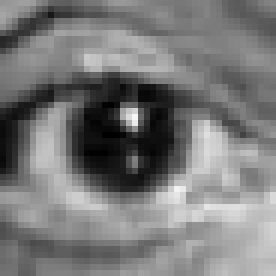
#> input picture images/eye.png, 46 x 46 px (shown 6 times larger); the run also reads 1 picture not shown here
$ jupyter execute --allow-errors p4.ipynb   (shell and % lines are left out)
#> lines starting #> are read from the running program, lines starting #| are printed output that depends on the picture; after the words box and inside, x2 and y2 are one past the last pixel; in counts of white or black regions, pixels touching at a corner belong together
==============================================================================================
## Practicum 4: Descriptors extraction for object detection, based on template matching, ORB, and HOG
==============================================================================================

In this laboratory we will treat the following main topics:

1) Template matching
    - Normalized Cross-correlation
    - Application to object (eye) detection

2) Image Descriptors: "Sliding window" and HOG image descriptor
   - Application to object (car) detection

3) Image matching (recognition by correspondance) based on feature extraction (ORB)
    - Application to object (logo) detection

In order to complete this practicum, the following concepts need to be understood: template matching, feature localization (Harris, Censure), feature descriptor (HOG,ORB, Sift) methods.

All code should be commented in English. Answers of the questions and comments on the exercises should be given in English too.

It is highly recommendable to structure the code in functions in order to reuse code for different tests and images and make it shorter and more readable. Specially the visualization commands should be encapsulated in separate functions.

## 4.1 Template matching

4.1.1 Given the image 'einstein.png' and the template 'eye.png', detect the location of the template in the image comparing the use of:
- euclidean distance (hint: norm() in numpy.linalg).
- normalized cross-correlation (hint: match_template() of skimage.feature).

Hint: you can take as an example, the template matching on the [coin exercise](http://scikit-image.org/docs/dev/auto_examples/features_detection/plot_template.html#sphx-glr-auto-examples-features-detection-plot-template-py) in skimage.
Don't forget to normalize the images (having pixel values between [0,1]) before comparing them.

[cell 1]
from skimage import io
from matplotlib import pyplot as plt
import numpy as np

plt.subplot(1,2,1)
eye=io.imread('./images/eye.png')
#> eye is the input picture: shape (46, 46, 4); mean R, G, B, A 121.1, 121.1, 121.1, 255
plt.imshow(eye)

plt.subplot(1,2,2)
einstein=io.imread('./images/einstein.png')
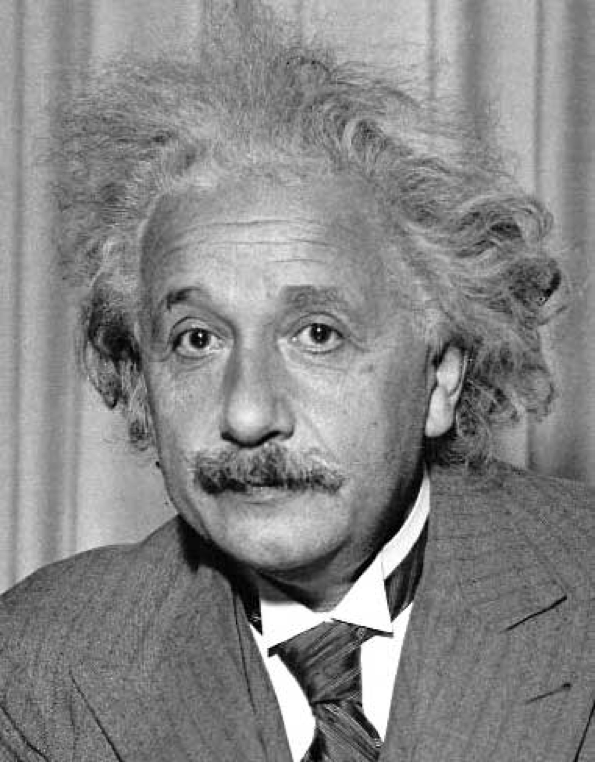
#> input picture images/einstein.png, 595 x 762 px
#> einstein is the input picture: shape (762, 595, 4); mean R, G, B, A 134.4, 134.4, 134.4, 255
plt.imshow(einstein)

plt.show()

[cell 2]
''' Visualization and template matching functions definition '''

[cell 3]
from numpy.linalg import norm
from skimage.feature import match_template
from skimage.color import rgb2gray
from skimage.transform import resize
from ipywidgets import FloatProgress
from IPython.display import display


einstein = rgb2gray(einstein)
#> einstein: shape (762, 595) float64
eye = rgb2gray(eye)
#> eye: shape (46, 46) float64
#normalization
einstein = (einstein - einstein.min())*((1-0)/(einstein.max()-einstein.min()))+0
eye = (eye - eye.min())*((1-0)/(eye.max()-eye.min()))+0

[cell 4]
#euclidean distance
matrix_target = np.zeros(eye.shape, dtype="float")
max_min = 10000000
min_pos = None

f = FloatProgress(min=0, max=einstein.shape[0])#progress bar to see the loading
display(f)#show the bar progress

vector_max_min = []

#> (the rest of this cell did not finish here and is left out)

[cell 5]
#normalized cross-correlation
result2 = match_template(einstein, eye)
result2 = resize(result2, (int(einstein.shape[0]), int(einstein.shape[1])))
#> result2: shape (762, 595) float64
detect2 = result2 > 0.55
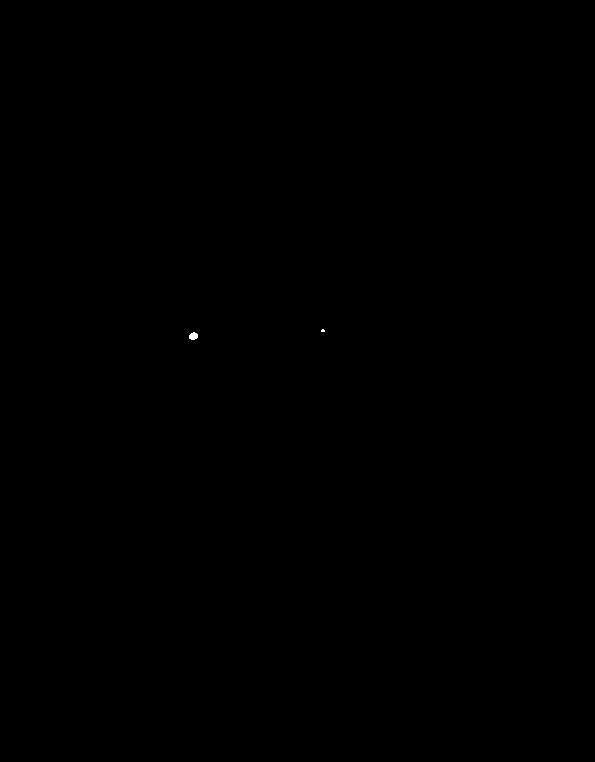
#> detect2: shape (762, 595) bool; 0.01% white; 2 white regions (1 under 20 px), largest, box (x1, y1, x2, y2) and area: (189, 332, 198, 340) 55

fig, ax = plt.subplots(1, 3, figsize=(15, 5))
ax[0].imshow(einstein,cmap="gray")
ax[1].imshow(result2,cmap="gray")
ax[2].imshow(detect2,cmap="gray")

plt.show()

4.1.2 How does the result of the template matching change if the image changes its contrast (for example if you make it clearer or darker)? To this purpose, read the images "einstein_br.png" and "einstein_mask.png".

Visualize the normalized cross-correlation image between the template and the image as well as this very same image in a binarized form in order to show where is the minimal distance between the template and the image.
* How does the minimum distance between the template and the image change?
* What are the minimal distance pixels in the correlation images?
* What are the distances between the template and the image around the eyes of the image?

Use titles of the figures to explain what is displayed.

[cell 6]
plt.subplot(1,2,1)
einstein_br=io.imread('./images/einstein_br.png')
plt.imshow(eye)

plt.subplot(1,2,2)
einstein_mask=io.imread('./images/einstein_mask.png')
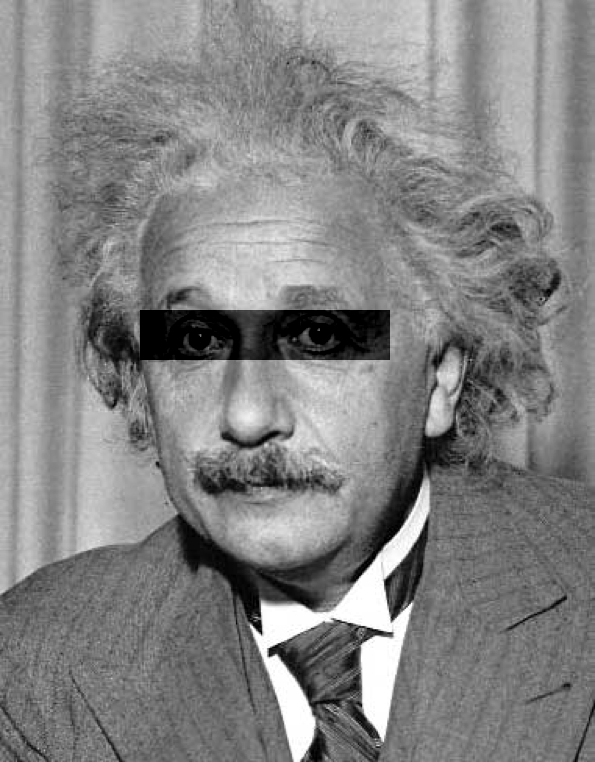
#> input picture images/einstein_mask.png, 595 x 762 px
#> einstein_mask is the input picture: shape (762, 595) uint16; min 0, max 65535, mean 33730.1
plt.imshow(einstein)

einstein_br = rgb2gray(einstein_br)
einstein_mask = rgb2gray(einstein_mask)

#normalization
einstein_br = (einstein_br - einstein_br.min())*((1-0)/(einstein_br.max()-einstein_br.min()))+0
einstein_mask = (einstein_mask - einstein_mask.min())*((1-0)/(einstein_mask.max()-einstein_mask.min()))+0

result_macth_template_br = match_template(einstein_br, eye)
result_resized_br = resize(result_macth_template_br, (int(einstein.shape[0]), int(einstein.shape[1])))
detection_br = result_resized_br > 0.25
#> detection_br: shape (762, 595) bool; 6.8% white; 122 white regions (41 under 20 px), largest, box (x1, y1, x2, y2) and area: (240, 460, 469, 644) 5090, (148, 162, 269, 263) 4192, (47, 378, 69, 537) 2282

result_macth_template_mask = match_template(einstein_mask, eye)
result_resized_mask = resize(result_macth_template_mask, (int(einstein.shape[0]), int(einstein.shape[1])))
detection_mask = result_resized_mask > 0.25
#> detection_mask: shape (762, 595) bool; 7.2% white; 119 white regions (39 under 20 px), largest, box (x1, y1, x2, y2) and area: (240, 460, 469, 644) 5204, (148, 162, 269, 263) 4192, (220, 310, 400, 363) 2848

fig, ax = plt.subplots(2, 3, figsize=(15, 5))

ax[0][0].imshow(einstein_br,cmap="gray")
ax[0][0].axis('off')
ax[0][0].set_title("Image 1")

ax[0][1].imshow(result_resized_br,cmap="gray")
ax[0][1].axis('off')
ax[0][1].set_title("Image 1")

ax[0][2].imshow(detection_br,cmap="gray")
ax[0][2].axis('off')
ax[0][2].set_title("Image 1")

ax[1][0].imshow(einstein_mask ,cmap="gray")
ax[1][0].axis('off')
ax[1][0].set_title("Image 1")

ax[1][1].imshow(result_resized_mask,cmap="gray")
ax[1][1].axis('off')
ax[1][1].set_title("Image 1")

ax[1][2].imshow(detection_mask,cmap="gray")
ax[1][2].axis('off')
ax[1][2].set_title("Image 1")

plt.show()

4.1.3 How does the result of the template matching changes if instead the template is the one that changes its contrast (for example if you make it clearer or darker)? To this purpose, use the 'eye_br.png' template.

[cell 7]
plt.subplot(1,2,1)
eye_br = io.imread('./images/eye_br.png')
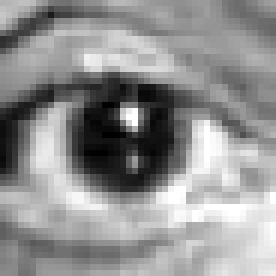
#> input picture images/eye_br.png, 46 x 46 px (shown 6 times larger)
#> eye_br is the input picture: shape (46, 46) uint16; min 0, max 65535, mean 37298.8
plt.imshow(eye_br)

plt.subplot(1,2,2)
einstein=io.imread('./images/einstein.png')
plt.imshow(einstein)

einstein = rgb2gray(einstein)
eye_br = rgb2gray(eye_br)
#normalization
einstein = (einstein - einstein.min())*((1-0)/(einstein.max()-einstein.min()))+0
eye_br = (eye_br - eye_br.min())*((1-0)/(eye_br.max()-eye_br.min()))+0

result2 = match_template(einstein, eye_br)
#> result2: shape (717, 550) float64
result2 = resize(result2, (int(einstein.shape[0]), int(einstein.shape[1])))
#> result2: shape (762, 595) float64
detect2 = result2 > 0.55

fig, ax = plt.subplots(1, 3, figsize=(15, 5))
ax[0].imshow(einstein,cmap="gray")
ax[1].imshow(result2,cmap="gray")
ax[2].imshow(detect2,cmap="gray")

plt.show()

4.1.4 Check how the result changes if the template is rotated. Visualize the template and its rotation by 10º, 15º and 20º. Obtain again the template matching using the Euclidean distance and normalized cross-correlation.
Help: use the function rotate() in skimage.transform

Comment what is the template matching process, what advantages and disadvantages it has, how sensible is to image deformation in photometric and spatial dimensions, what parameters it has and which measure for image comparisons works better.

[cell 8]
eye = io.imread('./images/eye_br.png')
einstein=io.imread('./images/einstein.png')

einstein = rgb2gray(einstein)
eye = rgb2gray(eye)

#normalization
einstein = (einstein - einstein.min())*((1-0)/(einstein.max()-einstein.min()))+0
eye = (eye - eye.min())*((1-0)/(eye.max()-eye.min()))+0

rotationdegrees = 5
#> (the rest of this cell did not finish here and is left out)

# 4.2 Histogram of Oriented Gradients

The Histogram of Oriented Gradients (HOG) feature descriptor is classical image descriptor for object detection.

Given the image 'car_template.png' and the folder 'cars', apply the HOG descriptor in order to detect where there is a car in the images in the folder 'car'. To this purpose, apply the "sliding window" technique. The algorithm can be:

a) Read the car template ('car_template.png') and obtain its HOG descriptor. Visualize it. [Help](http://scikit-image.org/docs/dev/auto_examples/features_detection/plot_hog.html#sphx-glr-auto-examples-features-detection-plot-hog-py)

b) Read images from the folder "car", slide a window on each image, obtain the HOG descriptor and compare to the HOG descriptor of the car template.

c) Visualize the location in the image that is the most similar to the car template. What distance will you use to compare both HOG descriptors of the car template and the image region? Compare if there is any difference in their results.

d) Compute in how many images the cars were detected correctly and discuss the algorithm failures. What do you think can be the reasons for the failure?

Hint: the HOG detector function is in the skimage.feature library.

If you want to accelerate algorithm execution, you can apply the sliding window with a step of X pixels (e.g. X=5).

Discuss what is the HOG descriptor, what are the parameters of the algorithm, which are the optimal values for the car detection testing several values of the parameters up to your criterion. Do you see any advantages of the HOG-based object detector compared to the template-based object detection? (The answer should be up to 10-15 lines).

[cell 9]
from skimage import io
from matplotlib import pyplot as plt
import numpy as np

from numpy.linalg import norm
from skimage.feature import match_template, hog
from skimage.color import rgb2gray
from skimage.transform import resize
from ipywidgets import FloatProgress
from IPython.display import display
from skimage.exposure import rescale_intensity

[cell 10]
''' Visualization and HOG functions definition '''

"""
    1- rgb2gray
    2- sliding window
    3- HOG
    4- dotproduct numpy.dot(hog_tmeplate, hog_region) #hog_region the parts of image usado
    5- max
"""

car_template = io.imread('./images/car_template.png')
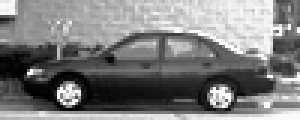
#> input picture images/car_template.png, 100 x 40 px (shown 3 times larger)
#> car_template is the input picture: shape (40, 100); min 0, max 255, mean 125.5
car_template = rgb2gray(car_template)

fd, template = hog(car_template,pixels_per_cell=(4, 4),
                    cells_per_block=(10,10), visualise=True)
#> fd = 14400 values, max 0.218 at index 7114, min 0 at index 2, mean 0.0147
hog_image_rescaled = rescale_intensity(template, in_range=(0, 0.02))
#> hog_image_rescaled: shape (40, 100) float64; values 0 (black) and 1 (white), 30.2% white in thin lines or dots

fig , (ax1, ax2) = plt.subplots(1, 2, figsize=(10, 20))

ax1.axis('off')
ax1.imshow(car_template, cmap="gray")
ax1.set_title("Normal Image")
ax1.set_adjustable('box-forced')

ax2.axis('off')
ax2.imshow(template, cmap="gray")
ax2.set_title("HOG Image")
ax2.set_adjustable('box-forced')

plt.show()

[cell 11]
car_collection = io.ImageCollection('./images/TestImages/*')
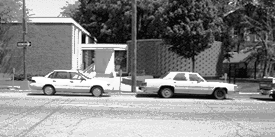
#> input picture images/TestImages/test-1.pgm, 275 x 137 px
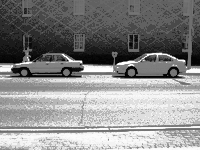
#> input picture images/TestImages/test-10.pgm, 200 x 150 px
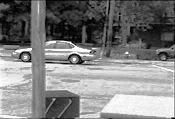
#> input picture images/TestImages/test-100.pgm, 175 x 119 px
#> car_collection = 3 items

f = FloatProgress(min=0,max=len(car_collection))#progress bar to see the loading
display(f)#show the bar progress
max_min = 10000000
min_pos = None

vector_of_mins_max = []

for image, i in zip(car_collection, range(0,len(car_collection))):
    vector_max_min = []
    __,image_hog = hog(image,pixels_per_cell=(4, 4),
                    cells_per_block=(10,10), visualise=True)
    for k in range(image_hog.shape[0]):
        for l in range(image_hog.shape[1]):
            if (k+template.shape[0] < image_hog.shape[0]) and (l+template.shape[1] < image_hog.shape[1]):
                matrix_target = image_hog[k:k+template.shape[0],l:l+template.shape[1]]
                matrix_result = template - matrix_target
                norm_matrix_result = norm(matrix_result)
                if (norm_matrix_result < max_min):
                    max_min = norm_matrix_result
                    min_pos = (k,l)
                vector_max_min.append(norm_matrix_result)
        k += template.shape[0]
    f.value = i
    vector_of_mins_max.append((image, vector_max_min[0],vector_max_min[1]))
#> this loop made 3 passes
#> pass 1, `__,image_hog = hog(image,pixels_per_cell=(4, 4), cells_per_block=(10,1..`:
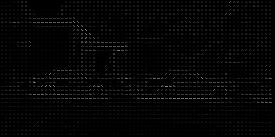
#> image_hog: shape (137, 275) float64; min 0, max 141.5, mean 5.2
#> after the loop:
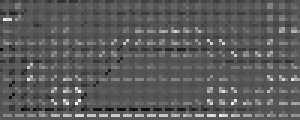
#> matrix_result: shape (40, 100) float64 (shown 3 times larger); min -65.46, max 127.9, mean 3.8; drawn with min black and max white
#> after the loop, k = 158; max_min = 785.4; min_pos = (92, 32); vector_of_mins_max = 3 items

[cell 12]
"""
i = (x, y)
car_collection[i]
"""
max_value = None

for i in vector_of_mins_max:
    value = i[1]
    if not max_value:
        max_value = value
        image = i[0]
    else:
        if max_value < value:
            max_value = value
            image = i[0]
#> this loop made 3 passes
#> (value, max_value) on pass 1: (1132.4, 1132.4)
#> value on passes 2 to 3: 942.4, 956.3
#> image is the input picture: shape (137, 275); min 7, max 255, mean 133.3
#> after the loop, max_value = 1132.4

plt.imshow(image,cmap='gray')
plt.show()
